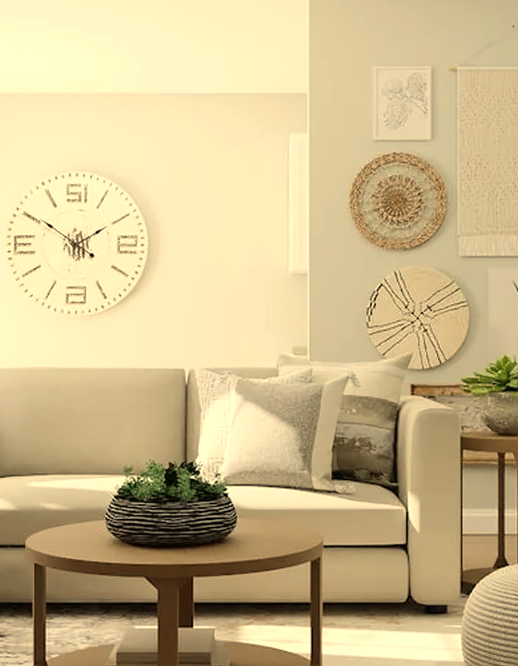
#> input picture assets/images/home1/gallery_01.png, 518 x 666 px, found by its file name
$ python build_furniture_hero_collage.py
#> lines starting #> are read from the running program, lines starting #| are printed output that depends on the picture
import os
from PIL import Image, ImageDraw, ImageFont, ImageFilter, ImageEnhance

WIDTH = 1920
HEIGHT = 1080

def crop_to_aspect(img, target_width, target_height):
    if img.mode != 'RGB':
        img = img.convert('RGB')
    img_aspect = img.width / img.height
    target_aspect = target_width / target_height

    if img_aspect > target_aspect:
        new_width = int(img.height * target_aspect)
        left = (img.width - new_width) // 2
        img = img.crop((left, 0, left + new_width, img.height))
    else:
        new_height = int(img.width / target_aspect)
        top = (img.height - new_height) // 2
        img = img.crop((0, top, img.width, top + new_height))

    return img.resize((target_width, target_height), Image.Resampling.LANCZOS)

def build_hero_furniture_collage():
    print("Building 100% Luxury Furniture Hero Collage...")
    canvas = Image.new('RGB', (WIDTH, HEIGHT), (20, 18, 15))

    # Pure Furniture Assets
    img_living = Image.open('assets/images/home1/gallery_01.png')
#> img_living is the input picture: PIL image 518x666 RGB; mean R, G, B 206, 187, 141.8
    img_dining = Image.open('assets/images/home1/gallery_03.png')
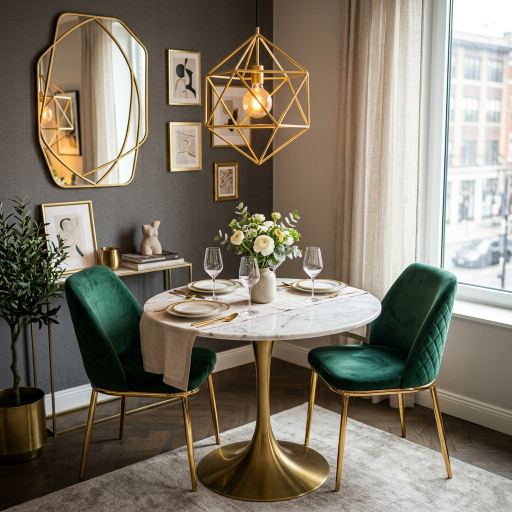
#> input picture assets/images/home1/gallery_03.png, 1024 x 1024 px, found by its file name (shown at 1/2 size)
#> img_dining is the input picture: PIL image 1024x1024 RGB; mean R, G, B 128.2, 120.6, 106.2
    img_bedroom = Image.open('assets/images/home1/gallery_02.png')
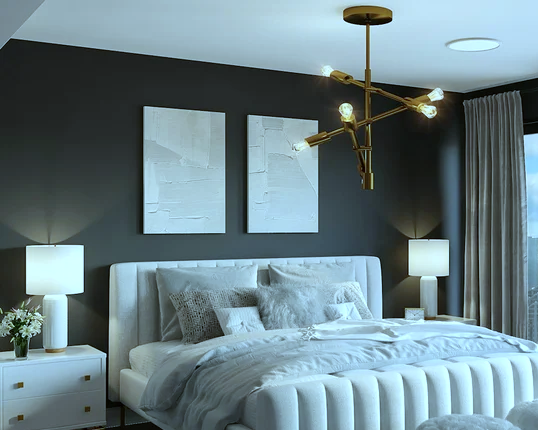
#> input picture assets/images/home1/gallery_02.png, 538 x 430 px, found by its file name
#> img_bedroom is the input picture: PIL image 538x430 RGB; mean R, G, B 107.7, 129.3, 135.8
    img_armchair = Image.open('assets/images/home1/gallery_04.png')
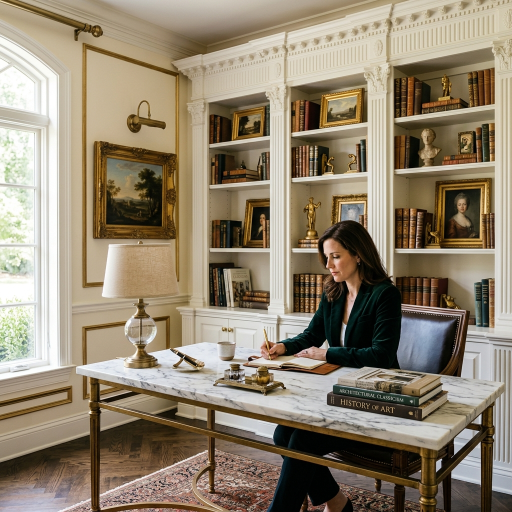
#> input picture assets/images/home1/gallery_04.png, 1024 x 1024 px, found by its file name (shown at 1/2 size)
#> img_armchair is the input picture: PIL image 1024x1024 RGB; mean R, G, B 144.9, 132.1, 111.9
    img_office = Image.open('assets/images/room-collections/cat_office.png')
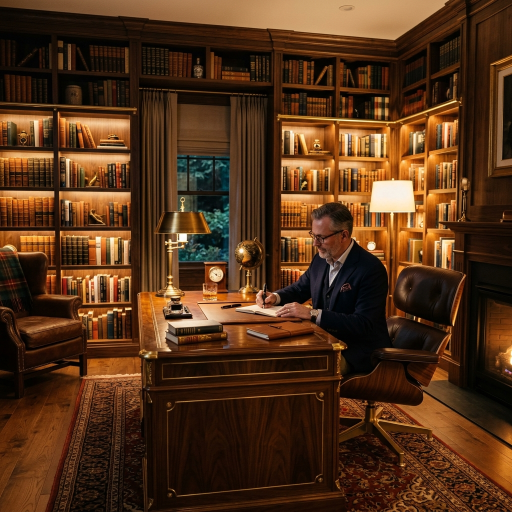
#> input picture assets/images/room-collections/cat_office.png, 1024 x 1024 px, found by its file name (shown at 1/2 size)
#> img_office is the input picture: PIL image 1024x1024 RGB; mean R, G, B 81.9, 49.4, 24.8

    gap = 6
    w_left = 1056
    h_left = HEIGHT

    w_top_right = WIDTH - w_left - gap
    h_top_right = (HEIGHT - gap) // 2

    w_bot_tile = (w_top_right - gap * 2) // 3
    h_bot = HEIGHT - h_top_right - gap

    t1 = crop_to_aspect(img_living, w_left, h_left)
    t2 = crop_to_aspect(img_dining, w_top_right, h_top_right)
    t3 = crop_to_aspect(img_bedroom, w_bot_tile, h_bot)
    t4 = crop_to_aspect(img_armchair, w_bot_tile, h_bot)
    t5 = crop_to_aspect(img_office, w_bot_tile, h_bot)
#> in crop_to_aspect (call 5), `img = img.crop((left, 0, left + new_width, img.height))`:
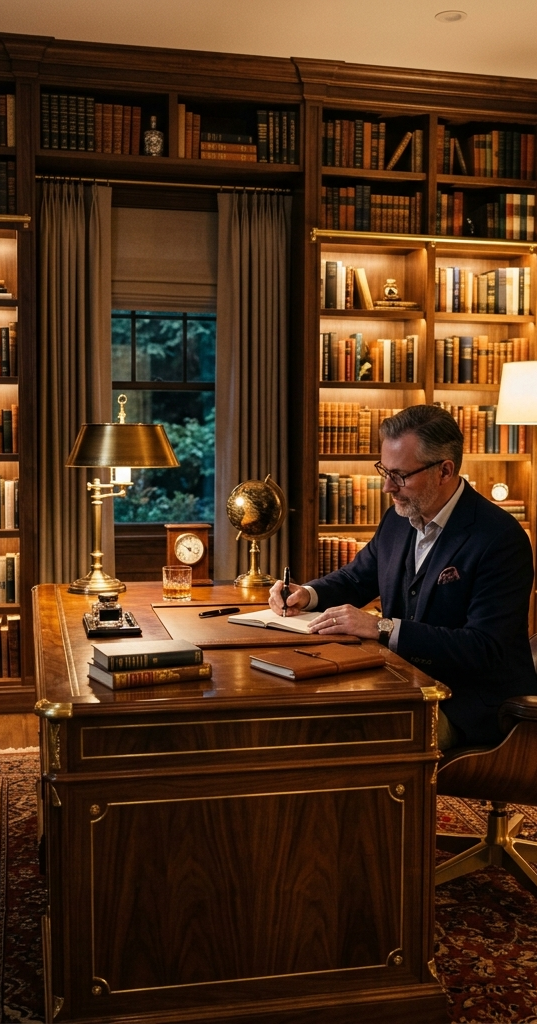
#> img: PIL image 537x1024 RGB; mean R, G, B 79.2, 49.5, 26.7

    canvas.paste(t1, (0, 0))
    canvas.paste(t2, (w_left + gap, 0))

    x_bot_start = w_left + gap
    y_bot_start = h_top_right + gap

    canvas.paste(t3, (x_bot_start, y_bot_start))
    canvas.paste(t4, (x_bot_start + w_bot_tile + gap, y_bot_start))
    canvas.paste(t5, (x_bot_start + (w_bot_tile + gap)*2, y_bot_start))
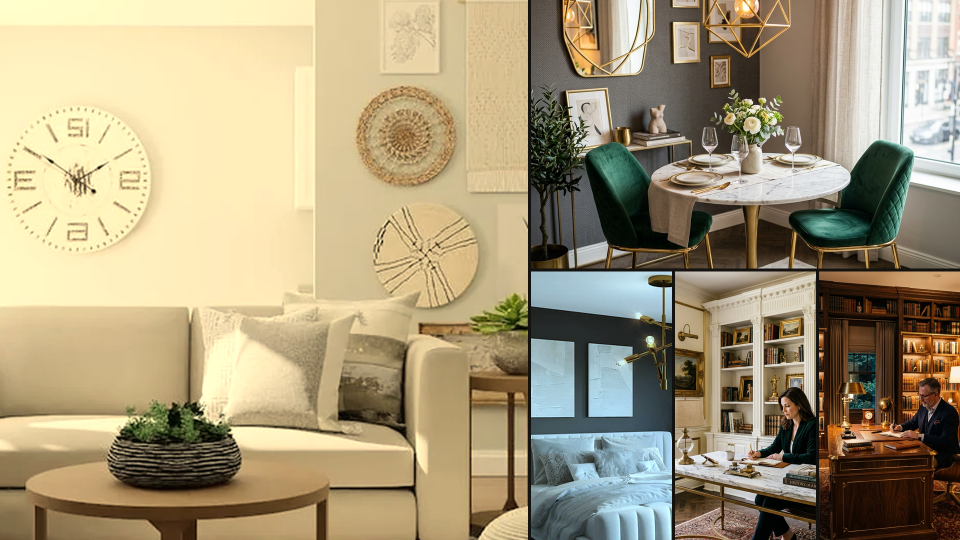
#> canvas: PIL image 1920x1080 RGB (shown at 1/2 size); mean R, G, B 167.5, 154, 123.1

    overlay = Image.new('RGBA', (WIDTH, HEIGHT), (0, 0, 0, 0))
#> overlay: PIL image 1920x1080 RGBA; every value is 0
    draw = ImageDraw.Draw(overlay)

    # Dark left gradient for text readability in hero section
    for x in range(WIDTH):
        if x < 1150:
            alpha = int(195 * (1 - (x / 1150) ** 1.8))
            draw.line([(x, 0), (x, HEIGHT)], fill=(12, 10, 8, alpha))

    # Top & bottom subtle gradient overlays
    for y in range(HEIGHT):
        if y < 180:
            alpha = int(100 * (1 - y / 180))
            draw.line([(0, y), (WIDTH, y)], fill=(12, 10, 8, alpha))
        elif y > HEIGHT - 220:
            alpha = int(140 * ((y - (HEIGHT - 220)) / 220))
            draw.line([(0, y), (WIDTH, y)], fill=(12, 10, 8, alpha))

    # Luxury Gold Grid Dividers
    draw.rectangle([w_left, 0, w_left + gap, HEIGHT], fill=(212, 175, 55, 140))
    draw.rectangle([w_left, h_top_right, WIDTH, h_top_right + gap], fill=(212, 175, 55, 140))
    draw.rectangle([x_bot_start + w_bot_tile, y_bot_start, x_bot_start + w_bot_tile + gap, HEIGHT], fill=(212, 175, 55, 120))
    draw.rectangle([x_bot_start + w_bot_tile*2 + gap, y_bot_start, x_bot_start + w_bot_tile*2 + gap*2, HEIGHT], fill=(212, 175, 55, 120))

    try:
        font_small = ImageFont.truetype("arial.ttf", 14)
    except:
        font_small = ImageFont.load_default()

    def add_badge(draw_obj, text, x, y):
        bbox = draw_obj.textbbox((0, 0), text, font=font_small)
        tw = bbox[2] - bbox[0]
        th = bbox[3] - bbox[1]
        px, py = 12, 6
        bx1, by1 = x, y
        bx2, by2 = x + tw + px * 2, y + th + py * 2
        draw_obj.rounded_rectangle([bx1, by1, bx2, by2], radius=12, fill=(20, 18, 16, 210), outline=(212, 175, 55, 230), width=1)
        draw_obj.text((x + px, y + py - 2), text, fill=(245, 235, 220, 255), font=font_small)

    # Add furniture badges
    add_badge(draw, "EXCLUSIVE FURNITURE COLLAB", 30, 30)
    add_badge(draw, "DINING ROOM", w_left + gap + 20, 20)
    add_badge(draw, "BEDROOM", x_bot_start + 12, y_bot_start + 12)
    add_badge(draw, "ACCENT CHAIRS", x_bot_start + w_bot_tile + gap + 12, y_bot_start + 12)
    add_badge(draw, "OFFICE & STUDY", x_bot_start + (w_bot_tile + gap)*2 + 12, y_bot_start + 12)

    final_img = Image.alpha_composite(canvas.convert('RGBA'), overlay)
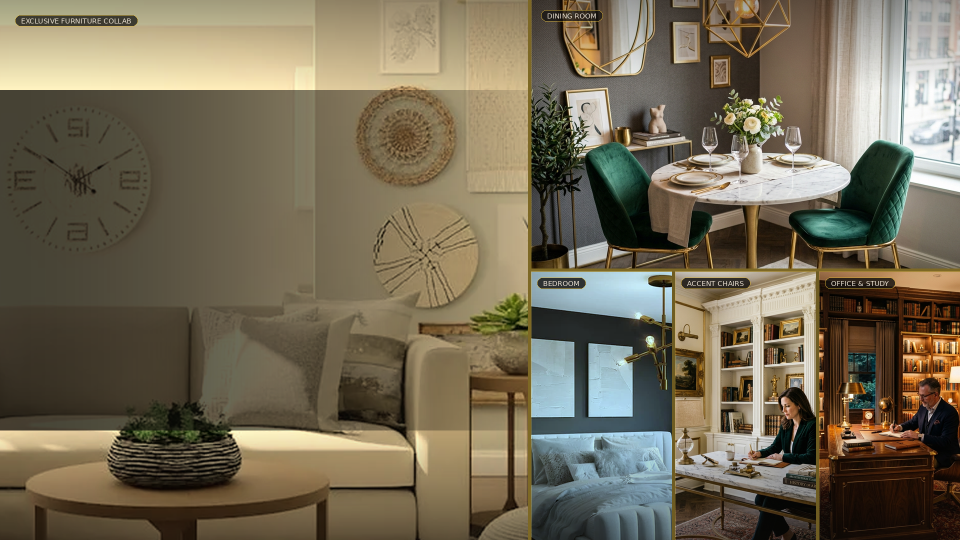
#> final_img: PIL image 1920x1080 RGBA (shown at 1/2 size); mean R, G, B, A 116.5, 107, 86.3, 255

    os.makedirs('assets/images/home1', exist_ok=True)
    os.makedirs('assets/images/furniture_shop', exist_ok=True)
    os.makedirs('assets/images/decor_shop', exist_ok=True)

    target_paths = [
        'assets/images/home1/hero_collab_furniture_decor.png',
        'assets/images/home1/hero_collab_furniture_decor.webp',
        'assets/images/home1/hero_living.png',
        'assets/images/home1/hero_living.webp',
        'assets/images/furniture_shop/hero_collab_furniture_decor.png',
        'assets/images/furniture_shop/fs_hero_main.png',
        'assets/images/shop/hero_furniture_shop.png'
    ]

    for p in target_paths:
        if p.endswith('.webp'):
            final_img.convert('RGB').save(p, quality=92, format='WEBP')
        else:
            final_img.convert('RGB').save(p, quality=95)
        print(f"Saved {p}")

if __name__ == '__main__':
    build_hero_furniture_collage()
